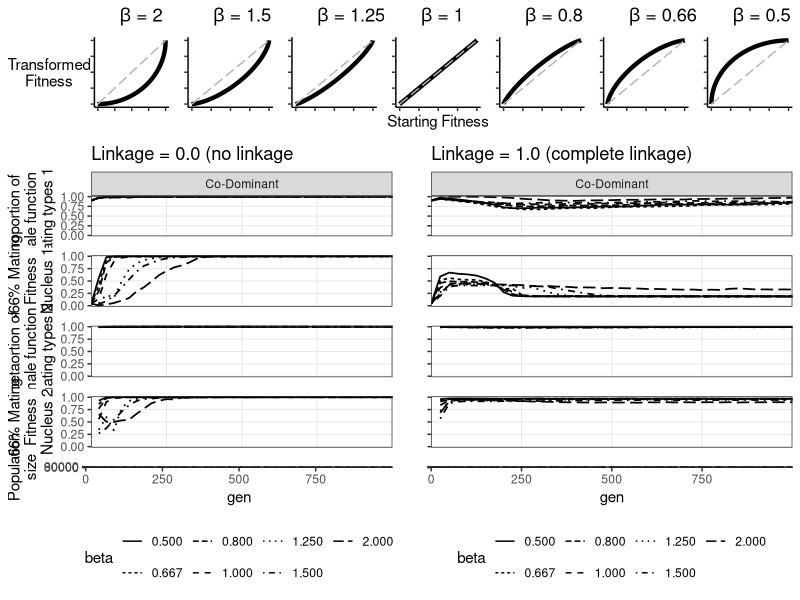

R code for this plot:
library("ggplot2")
library("tidyr")
library(gridExtra)


# sample ------------------------------------------------------------------

x <- seq(0,1,0.0001)

d <- data.frame(x=x,
                y=x,
                y1=1-(1-x^2)^0.5,
                y2=(1-((1-x)^2))^0.5,
                y3=1-(1-x^1.5)^0.667,
                y4=(1-((1-x)^1.5))^0.667,
                y5=1-(1-x^1.25)^0.8,
                y6=(1-((1-x)^1.25))^0.8)

p <- ggplot(data=d)+ #geom_line(aes(x=x,y=y ),lty=5,color="grey70") +
  #                geom_line(aes(x=x,y=y1),color="grey50") +
  #                geom_line(aes(x=x,y=y2),color="grey50") +
  #                geom_line(aes(x=x,y=y3),color="grey50") +
  #                geom_line(aes(x=x,y=y4),color="grey50") +
  #                geom_line(aes(x=x,y=y5),color="grey50") +
  #                geom_line(aes(x=x,y=y6),color="grey50") +
  theme_classic() + xlab("") +theme(
    axis.text.x=element_blank(),
    axis.text.y=element_blank(),
    axis.title.y=element_blank()
  )
p1 <- p + geom_line(aes(x=x,y=y1),size=1.5,color="black") + geom_line(aes(x=x,y=y ),lty=5,color="grey70") + ggtitle(expression(paste("     ",beta," = 2")))+ theme(axis.title.y = element_text()) + ylab("Transformed\nFitness")
p2 <- p + geom_line(aes(x=x,y=y3),size=1.5,color="black") + geom_line(aes(x=x,y=y ),lty=5,color="grey70") + ggtitle(expression(paste("     ",beta," = 1.5")))
p3 <- p + geom_line(aes(x=x,y=y5),size=1.5,color="black") + geom_line(aes(x=x,y=y ),lty=5,color="grey70") + ggtitle(expression(paste("     ",beta," = 1.25")))
p4 <- p + geom_line(aes(x=x,y=y ),size=1.5,color="black") + geom_line(aes(x=x,y=y ),lty=5,color="grey70") + ggtitle(expression(paste("     ",beta," = 1")))+ theme(axis.title.x = element_text()) + xlab("Starting Fitness")
p5 <- p + geom_line(aes(x=x,y=y6),size=1.5,color="black") + geom_line(aes(x=x,y=y ),lty=5,color="grey70") + ggtitle(expression(paste("     ",beta," = 0.8")))
p6 <- p + geom_line(aes(x=x,y=y4),size=1.5,color="black") + geom_line(aes(x=x,y=y ),lty=5,color="grey70") + ggtitle(expression(paste("     ",beta," = 0.667")))
p7 <- p + geom_line(aes(x=x,y=y2),size=1.5,color="black") + geom_line(aes(x=x,y=y ),lty=5,color="grey70") + ggtitle(expression(paste("     ",beta," = 0.5"))) 

#pdf("/Users/user/Downloads/grid.betas.pdf",width=10,height=1.5)
samples <- arrangeGrob(p1,p2,p3,p4,p5,p6,p7,nrow=1,widths=c(1.7,1,1,1,1,1,1))
#dev.off()





# prep --------------------------------------------------------------------


setwd("/Users/user/Downloads/")
#loads dataset
d1 <- read.csv("output.grouped.V5.3.beta.csv",row.names = NULL)
d1$trt <- sub("temp_","",d1$trt)
d2 <- separate(d1,trt,c("linkage","role","beta"),sep="_")
d2$role[d2$role==0] <- "Dominant"
d2$role[d2$role==1] <- "Co-Dominant"
d2$role[d2$role==2] <- "Recessive"
d2$role[d2$role==3] <- "No Dikaryon\nMale Role"
d2$role <- factor(d2$role,c("Dominant","Co-Dominant","Recessive","No Dikaryon\nMale Role"))
#betarotion maters is 
d2$non_zero <- (d2$zero1+d2$lt151+d2$gt151)-d2$zero1
d2$p_maters <- (d2$gt151+d2$gt152)/(d2$lt151+d2$gt151+d2$lt152+d2$gt152)
d2$p_maters1 <- (d2$gt151)/(d2$lt151+d2$gt151)
d2$p_maters2 <- (d2$gt152)/(d2$lt152+d2$gt152)
d2$mat      <- (d2$mat1+d2$mat2)/(d2$tot1+d2$tot2)
d_link   <- d2[d2$linkage=="lbeta",]
d_unlink <- d2[d2$linkage=="ubeta",]

# linked ------------------------------------------------------------------
lmaters1 <- ggplot(data=d_link,aes(x=gen,y=p_maters1)) +
  scale_x_continuous(expand=c(0,0),limits=c(0,1000))+
  scale_y_continuous(expand=c(0,0),limits=c(-0.02,1.02))+
  geom_line(aes(group=beta,lty=beta),size=0.6) + facet_grid(cols=vars(d_link$role)) + 
  theme_bw() + theme(axis.title.x = element_blank(),
                     axis.text = element_blank(),
                     axis.ticks.x = element_blank(),
                     panel.grid.minor = element_blank(),
                     panel.grid.major = element_line(size=0.3,colour="grey90"),
                     legend.position = "none") + 
  ggtitle("Linkage = 1.0 (complete linkage)") +
  ylab("")
  #ylab("betaortion of\nmale function\nmating types 1")
lmaters2 <- ggplot(data=d_link,aes(x=gen,y=p_maters2)) + 
  scale_x_continuous(expand=c(0,0),limits=c(0,1000))+
  scale_y_continuous(expand=c(0,0),limits=c(-0.02,1.02))+
  geom_line(aes(group=beta,lty=beta),size=0.6) + facet_grid(cols=vars(d_link$role)) + 
  theme_bw() + theme(axis.title.x = element_blank(),
                     axis.text = element_blank(),
                     strip.text = element_blank(),
                     axis.ticks.x = element_blank(),
                     panel.grid.minor = element_blank(),
                     panel.grid.major = element_line(size=0.3,color="grey90"),
                     legend.position = "none") + 
  ylab("")
  #ylab("betaortion of\nmale function\nmating types 2")
lparasites1 <- ggplot(data=d_link,aes(x=gen,y=mat1/tot1)) + geom_line(aes(group=beta,lty=beta),size=0.6) + facet_grid(cols=vars(d_link$role)) + 
  scale_x_continuous(expand=c(0,0),limits=c(0,1000))+
  scale_y_continuous(expand=c(0,0),limits=c(-0.02,1.02))+
  theme_bw() + theme(axis.title.x = element_blank(),
                     strip.text.x = element_blank(),
                     axis.text = element_blank(),
                     axis.ticks.x = element_blank(),
                     panel.grid.minor = element_blank(),
                     panel.grid.major = element_line(size=0.3,color="grey90"),
                     legend.position = "none") + 
  ylab("")
  #ylab(" >66% Mating\nFitness\nNucleus 1")
lparasites2 <- ggplot(data=d_link,aes(x=gen,y=mat2/tot2)) + geom_line(aes(group=beta,lty=beta),size=0.6) + facet_grid(cols=vars(d_link$role)) + 
  scale_x_continuous(expand=c(0,0),limits=c(0,1000),breaks=c(0,250,500,750))+
  scale_y_continuous(expand=c(0,0),limits=c(-0.02,1.02))+
  theme_bw() + theme(axis.title.x = element_blank(),
                     strip.text.x = element_blank(),
                     axis.text = element_blank(),
                     axis.ticks.x = element_blank(),
                     panel.grid.minor = element_blank(),
                     panel.grid.major = element_line(size=0.3,color="grey90"),
                     legend.position = "none") + 
  labs(lty="Initial betaortion of non-maters")+
  xlab("Generations") + ylab("")

lpop_size <- ggplot(data=d_link,aes(x=gen,y=non_zero)) + geom_line(aes(group=beta,lty=beta)) + facet_grid(cols=vars(d_link$role)) + 
  scale_x_continuous(expand=c(0,0),limits=c(0,1000),breaks=c(0,250,500,750))+
  scale_y_continuous(expand=c(0,0),limits=c(-200,90200),breaks=c(0,30000,60000,90000))+
  theme_bw() + ylab("") +
  theme(
    panel.grid.minor=element_blank(),
    axis.text.y=element_blank(),
    panel.grid.major=element_line(size=0.3,color="grey90"),
    strip.text.x=element_blank(),
    legend.position="bottom"
  )



# unlinked ----------------------------------------------------------------
umaters1 <- ggplot(data=d_unlink,aes(x=gen,y=p_maters1)) +
  scale_x_continuous(expand=c(0,0),limits=c(0,1000))+
  scale_y_continuous(expand=c(0,0),limits=c(-0.02,1.02))+
  geom_line(aes(group=beta,lty=beta),size=0.6) + facet_grid(cols=vars(d_unlink$role)) + 
  theme_bw() + theme(axis.title.x = element_blank(),
                     axis.text.x = element_blank(),
                     axis.ticks.x = element_blank(),
                     panel.grid.minor = element_blank(),
                     panel.grid.major = element_line(size=0.3,colour="grey90"),
                     legend.position = "none") + 
  ggtitle("Linkage = 0.0 (no linkage") +
  ylab("Proportion of\nmale function\nmating types 1")
umaters2 <- ggplot(data=d_unlink,aes(x=gen,y=p_maters2)) + 
  scale_x_continuous(expand=c(0,0),limits=c(0,1000))+
  scale_y_continuous(expand=c(0,0),limits=c(-0.02,1.02))+
  geom_line(aes(group=beta,lty=beta),size=0.6) + facet_grid(cols=vars(d_unlink$role)) + 
  theme_bw() + theme(axis.title.x = element_blank(),
                     axis.text.x = element_blank(),
                     strip.text = element_blank(),
                     axis.ticks.x = element_blank(),
                     panel.grid.minor = element_blank(),
                     panel.grid.major = element_line(size=0.3,color="grey90"),
                     legend.position = "none") + 
  ylab("betaortion of\nmale function\nmating types 2")

uparasites1 <- ggplot(data=d_unlink,aes(x=gen,y=mat1/tot1)) + geom_line(aes(group=beta,lty=beta),size=0.6) + facet_grid(cols=vars(d_unlink$role)) + 
  scale_x_continuous(expand=c(0,0),limits=c(0,1000))+
  scale_y_continuous(expand=c(0,0),limits=c(-0.02,1.02))+
  theme_bw() + theme(axis.title.x = element_blank(),
                     strip.text.x = element_blank(),
                     axis.text.x = element_blank(),
                     axis.ticks.x = element_blank(),
                     panel.grid.minor = element_blank(),
                     panel.grid.major = element_line(size=0.3,color="grey90"),
                     legend.position = "none") + 
  ylab(" >66% Mating\nFitness\nNucleus 1")
uparasites2 <- ggplot(data=d_unlink,aes(x=gen,y=mat2/tot2)) + geom_line(aes(group=beta,lty=beta),size=0.6) + facet_grid(cols=vars(d_unlink$role)) + 
  scale_x_continuous(expand=c(0,0),limits=c(0,1000),breaks=c(0,250,500,750))+
  scale_y_continuous(expand=c(0,0),limits=c(-0.02,1.02))+
  theme_bw() + theme(axis.title.x = element_blank(),
                     strip.text.x = element_blank(),
                     axis.text.x = element_blank(),
                     axis.ticks.x = element_blank(),
                     panel.grid.minor = element_blank(),
                     panel.grid.major = element_line(size=0.3,color="grey90"),
                     legend.position = "none") + 
  labs(lty="Initial betaortion of non-maters")+
  xlab("Generations") + ylab(">66% Mating\nFitness\nNucleus 2")

upop_size <- ggplot(data=d_unlink,aes(x=gen,y=non_zero)) + geom_line(aes(group=beta,lty=beta)) + facet_grid(cols=vars(d_unlink$role)) + 
  scale_x_continuous(expand=c(0,0),limits=c(0,1000),breaks=c(0,250,500,750))+
  scale_y_continuous(expand=c(0,0),limits=c(-200,90200),breaks=c(0,30000,60000,90000))+
  theme_bw() + ylab("Population\nsize") +
  theme(
    panel.grid.minor=element_blank(),
    panel.grid.major=element_line(size=0.3,color="grey90"),
    strip.text.x=element_blank(),
    legend.position="bottom"
  )




# plotting ----------------------------------------------------------------


#grid.arrange(lmaters1,lparasites1,lmaters2,lparasites2,
#             nrow=4,heights=c(1.3,1,1,1.5))
#grid.arrange(umaters1,uparasites1,umaters2,uparasites2,
#             nrow=4,heights=c(1.3,1,1,1.5))
data <- arrangeGrob(umaters1,lmaters1,
             uparasites1,lparasites1,
             umaters2,lmaters2,
             uparasites2,lparasites2,
             upop_size,lpop_size,
             nrow=5,heights=c(1.55,1,1,1,2.0))
pdf("/Users/user/Downloads/fig_comp.beta.Apr15.pdf",width=12,height=9.3)
grid.arrange(samples,data,nrow=2,heights=c(0.3,1))
dev.off()
